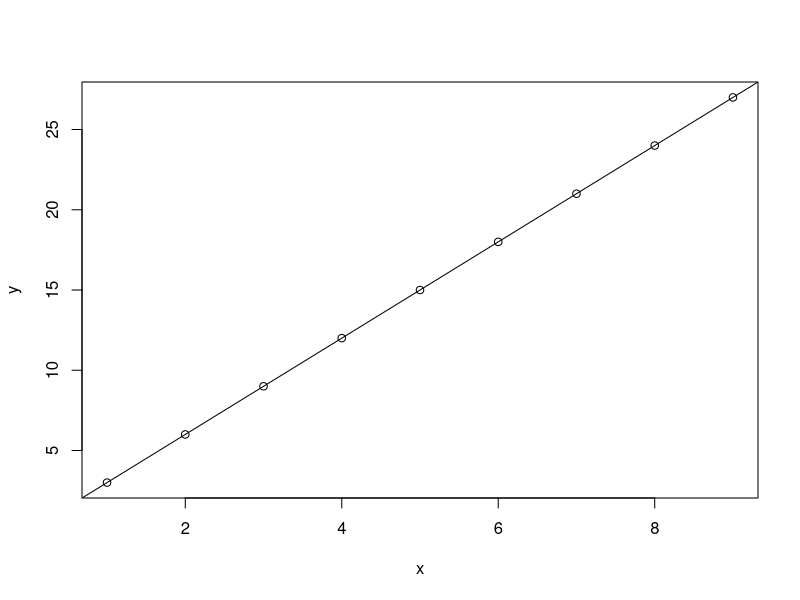
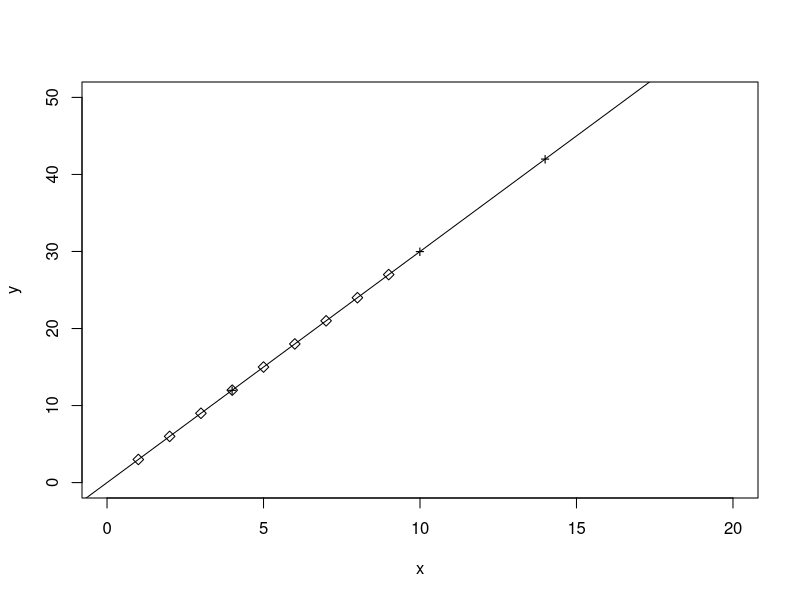
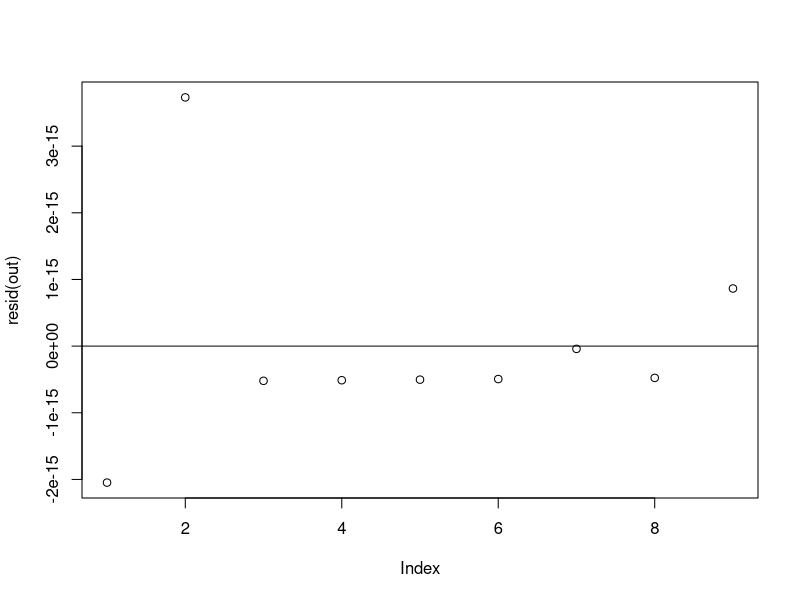
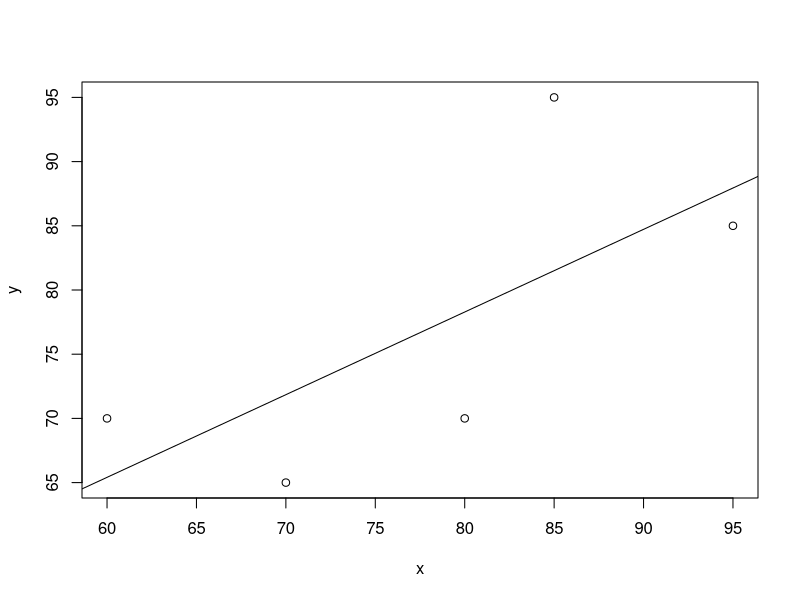
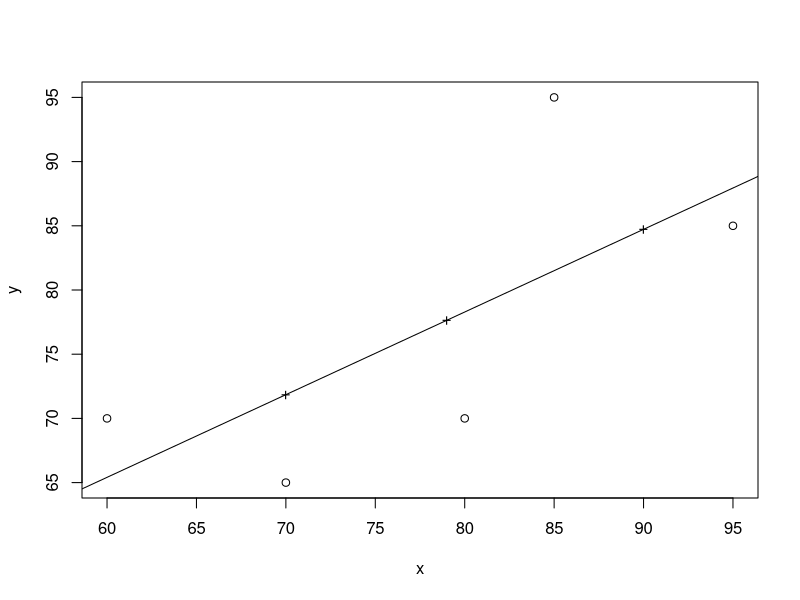
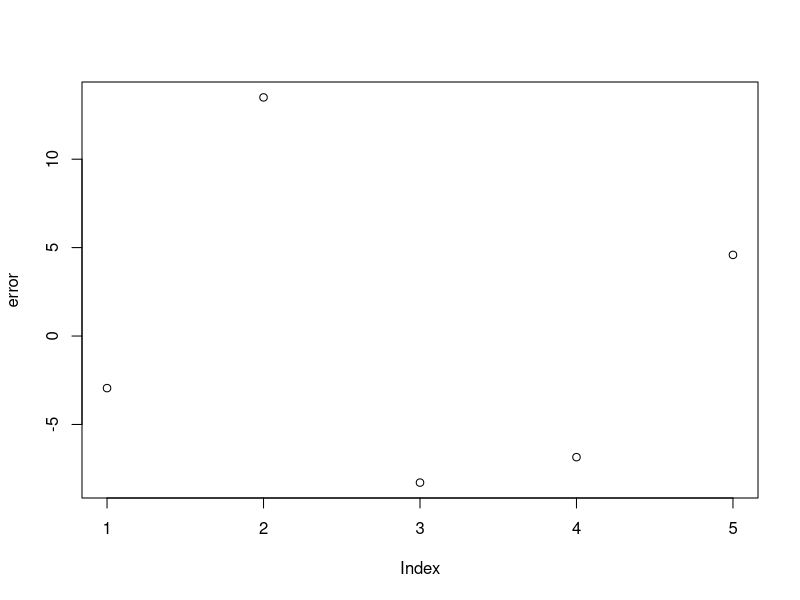
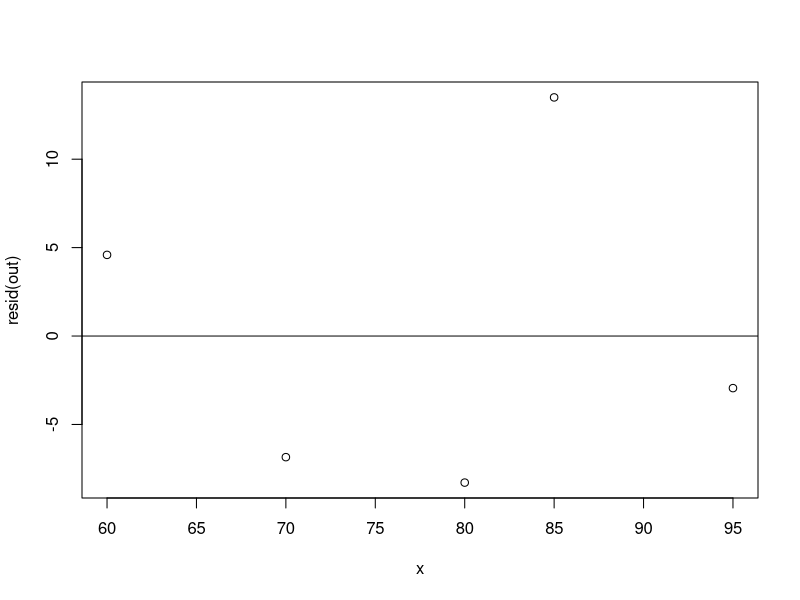

Recreate these plots in R, in order.
 x=c(1,2,3,4,5,6,7,8,9)
 y=c(3,6,9,12,15,18,21,24,27)
 h=data.frame(x,y)
 h
 plot(h)
 out=lm(y~x,data=h)
 out
 summary(out)
 abline(out)
 test=data.frame(x=c(14,4,10))
 test
 r=predict(out,test)
 r
 p=c(14,4,10)
 k=data.frame(p,r)
  plot(x,y,ylim=c(0,50),xlim=c(0,20),pch=5)
 points(r~p,data=k,pch='+')
 abline(out)
 predict(out,data.frame(x=11))
 predict(out,data.frame(x=11),interval='confidence')
 cor(x,y)
 resid(out)
 plot(resid(out))
 abline(h=0)
 
 
 x=c(95,85,80,70,60)
 y=c(85,95,70,65,70)
 g=data.frame(x,y)
 out=lm(y~x,data=g)
 out
 summary(out)
 plot(x,y)
 abline(out)
 test=data.frame(x=c(90,79,70))
 test
 r=predict(out,test)
 r
 p=c(90,79,70)
 k=data.frame(p,r)
 plot(x,y)
 
 #plot(x,y,ylim=c(0,50),xlim=c(0,20),pch=5)
 points(r~p,data=k,pch='+')
 abline(out)
 predict(out,data.frame(x=11))
 predict(out,data.frame(x=11),interval='confidence')
 

 
 
 
mx=mean(x)
mx
my=mean(y)
my
a=x-mx
a
b=y-my
b
aa=a*a
aa
cc=b*b
cc
bb=a*b
bb
b1=sum(bb)/sum(aa)
b0=mean(y)-b1*mx
b1
b0
s1=sqrt(sum(aa)/5)
s2=sqrt(sum(cc)/5)
z=((1/5)*(sum(bb))/(s1*s2))
z
(z*z)
t=data.frame(x=c(95,85,80,70,60))
pred=predict(out,t)
pred
error=y-pred
error
plot(error)
cor(x,y)
resid(out)
plot(x,resid(out))
abline(h=0)


###1-SSE/SST=R2
pred
y
tt=sum(cc)
rr=sum((y-pred)*(y-pred))
1-(rr/tt)###R2
sqrt(rr/3)###residual std. error

